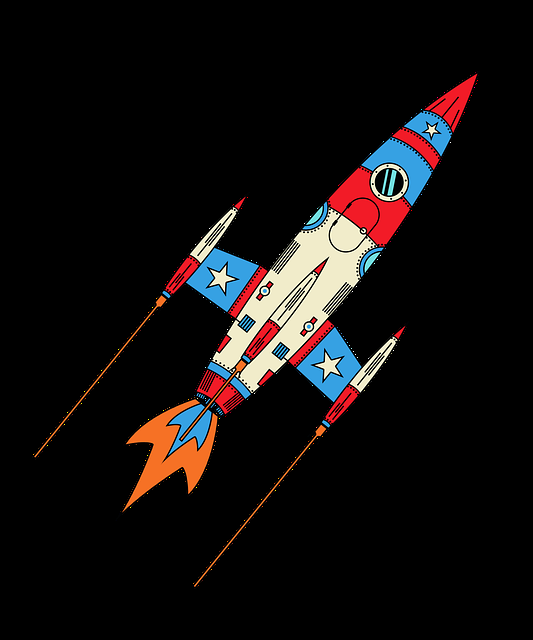
#> input picture python/ch20/opencv/rocket-8835386_640.png, 533 x 640 px, found by its file name
$ python opencv_detectEdge.py
#> lines starting #> are read from the running program, lines starting #| are printed output that depends on the picture; after the words box and inside, x2 and y2 are one past the last pixel; in counts of white or black regions, pixels touching at a corner belong together
# opencv_detectEdge.py

import cv2

# 이미지 파일 읽기
image=cv2.imread(r"D:\rokey\python\ch20\opencv\rocket-8835386_640.png")
#> image is the input picture: shape (640, 533, 3); mean B, G, R 15.1, 15.4, 19.4

gray = cv2.cvtColor(image, cv2.COLOR_BGR2GRAY)
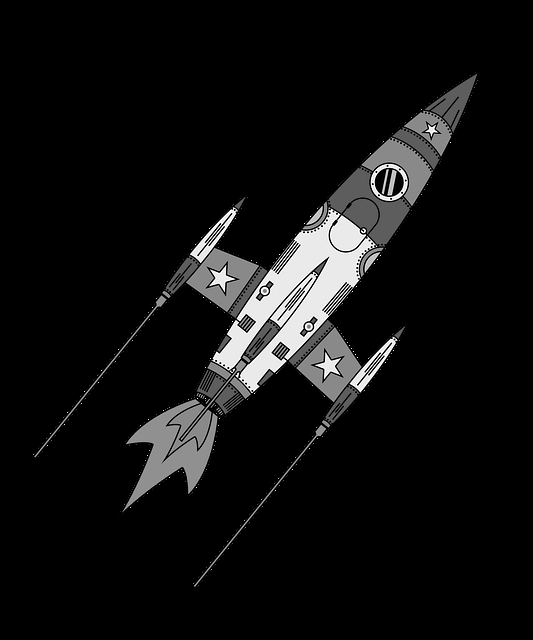
#> gray: shape (640, 533); min 0, max 255, mean 16.6

edges = cv2.Canny(gray, threshold1=70, threshold2=150)
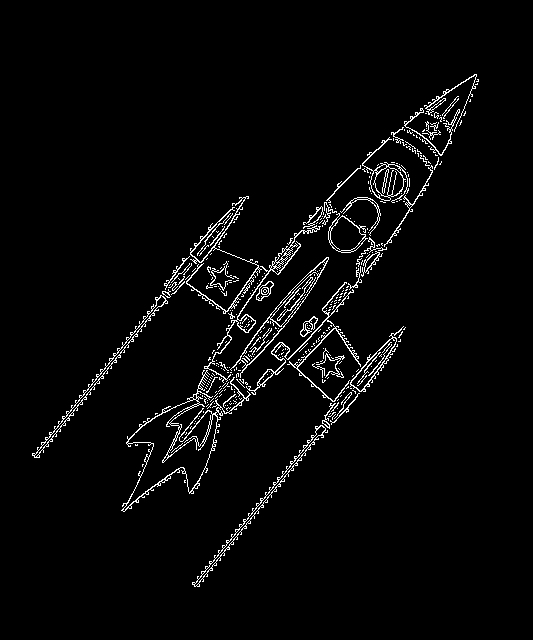
#> edges: shape (640, 533); 3% white in thin lines or dots, all inside (x1, y1, x2, y2) = (32, 74, 479, 587)

cv2.imshow('detectEdge', edges)
cv2.waitKey(0)              # 0: 무한대긴, 대기 시간(ms)
cv2.destroyAllWindows       # 모든 OpenCY 창 닫기
